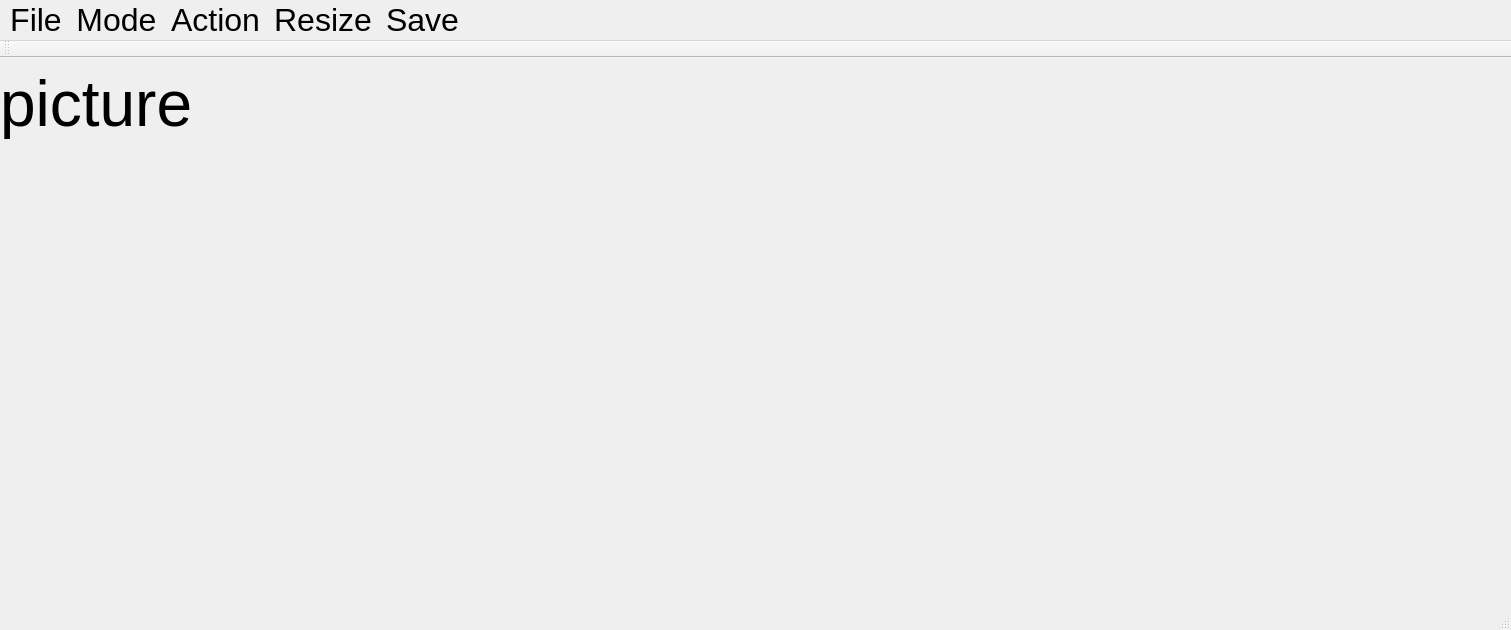
<?xml version="1.0" encoding="UTF-8"?>
<ui version="4.0">
 <class>MainWindow</class>
 <widget class="QMainWindow" name="MainWindow">
  <property name="geometry">
   <rect>
    <x>0</x>
    <y>0</y>
    <width>1511</width>
    <height>630</height>
   </rect>
  </property>
  <property name="font">
   <font>
    <pointsize>24</pointsize>
   </font>
  </property>
  <property name="windowTitle">
   <string>MainWindow</string>
  </property>
  <property name="autoFillBackground">
   <bool>false</bool>
  </property>
  <widget class="QWidget" name="centralWidget">
   <widget class="QLabel" name="label">
    <property name="geometry">
     <rect>
      <x>0</x>
      <y>10</y>
      <width>401</width>
      <height>411</height>
     </rect>
    </property>
    <property name="autoFillBackground">
     <bool>true</bool>
    </property>
    <property name="text">
     <string>&lt;html&gt;&lt;head/&gt;&lt;body&gt;&lt;p&gt;&lt;span style=&quot; font-size:48pt;&quot;&gt;picture&lt;/span&gt;&lt;/p&gt;&lt;/body&gt;&lt;/html&gt;</string>
    </property>
    <property name="alignment">
     <set>Qt::AlignLeading|Qt::AlignLeft|Qt::AlignTop</set>
    </property>
   </widget>
   <widget class="QLabel" name="label2">
    <property name="geometry">
     <rect>
      <x>710</x>
      <y>20</y>
      <width>531</width>
      <height>431</height>
     </rect>
    </property>
    <property name="text">
     <string/>
    </property>
   </widget>
  </widget>
  <widget class="QMenuBar" name="menuBar">
   <property name="geometry">
    <rect>
     <x>0</x>
     <y>0</y>
     <width>1511</width>
     <height>25</height>
    </rect>
   </property>
   <property name="autoFillBackground">
    <bool>true</bool>
   </property>
   <property name="defaultUp">
    <bool>true</bool>
   </property>
   <property name="nativeMenuBar">
    <bool>true</bool>
   </property>
   <widget class="QMenu" name="menufile">
    <property name="title">
     <string>File</string>
    </property>
    <addaction name="actionOpen"/>
    <addaction name="actionClose"/>
   </widget>
   <widget class="QMenu" name="menumode">
    <property name="title">
     <string>Mode</string>
    </property>
    <addaction name="actionImage_Only"/>
    <addaction name="actionImage_with_Contour"/>
    <addaction name="actionPixel_Node"/>
    <addaction name="separator"/>
    <addaction name="actionCost_Graph"/>
    <addaction name="actionPath_Tree"/>
    <addaction name="actionMin_Path"/>
   </widget>
   <widget class="QMenu" name="menuAction">
    <property name="title">
     <string>Action</string>
    </property>
    <addaction name="separator"/>
    <addaction name="actionStart"/>
    <addaction name="actionUndo"/>
    <addaction name="actionfinish_Drawing"/>
   </widget>
   <widget class="QMenu" name="menuResize">
    <property name="title">
     <string>Resize</string>
    </property>
    <addaction name="actionZoom_in"/>
    <addaction name="actionZoom_out"/>
   </widget>
   <widget class="QMenu" name="menuSave">
    <property name="title">
     <string>Save</string>
    </property>
    <addaction name="actionSave_Contour"/>
    <addaction name="actionSave_Mask"/>
   </widget>
   <addaction name="menufile"/>
   <addaction name="menumode"/>
   <addaction name="menuAction"/>
   <addaction name="menuResize"/>
   <addaction name="menuSave"/>
  </widget>
  <widget class="QToolBar" name="mainToolBar">
   <attribute name="toolBarArea">
    <enum>TopToolBarArea</enum>
   </attribute>
   <attribute name="toolBarBreak">
    <bool>false</bool>
   </attribute>
  </widget>
  <widget class="QStatusBar" name="statusBar"/>
  <action name="actionOpen">
   <property name="text">
    <string>Open</string>
   </property>
  </action>
  <action name="actionImage_Only">
   <property name="text">
    <string>Image Only</string>
   </property>
  </action>
  <action name="actionImage_with_Contour">
   <property name="text">
    <string>Image with Contour</string>
   </property>
  </action>
  <action name="actionPixel_Node">
   <property name="text">
    <string>Pixel Node</string>
   </property>
  </action>
  <action name="actionCost_Graph">
   <property name="text">
    <string>Cost Graph</string>
   </property>
  </action>
  <action name="actionPath_Tree">
   <property name="text">
    <string>Path Tree</string>
   </property>
  </action>
  <action name="actionMin_Path">
   <property name="text">
    <string>Min Path</string>
   </property>
  </action>
  <action name="actionStart">
   <property name="text">
    <string>Start</string>
   </property>
  </action>
  <action name="actionZoom_in">
   <property name="text">
    <string>Zoom in</string>
   </property>
  </action>
  <action name="actionZoom_out">
   <property name="text">
    <string>Zoom out</string>
   </property>
  </action>
  <action name="actionUndo">
   <property name="text">
    <string>Undo</string>
   </property>
  </action>
  <action name="actionfinish_Drawing">
   <property name="text">
    <string>Finish Drawing</string>
   </property>
  </action>
  <action name="actionSave_Contour">
   <property name="text">
    <string>Save Contour</string>
   </property>
  </action>
  <action name="actionSave_Mask">
   <property name="text">
    <string>Save Mask</string>
   </property>
  </action>
  <action name="actionClose">
   <property name="text">
    <string>Close</string>
   </property>
  </action>
 </widget>
 <layoutdefault spacing="6" margin="11"/>
 <resources/>
 <connections/>
</ui>
